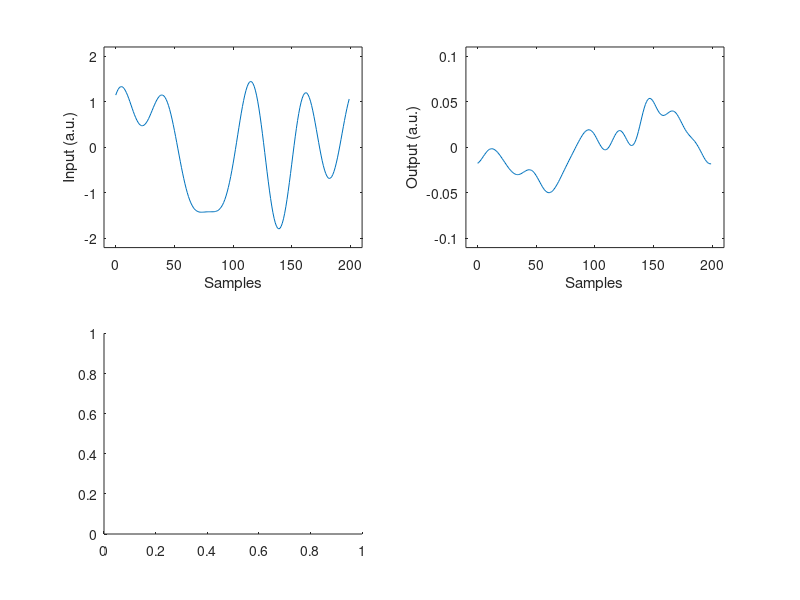

Recreate this plot in MATLAB. (Note: this script raises an error after producing the figure.)
% Chapter 5 Exercise 80
% Multisine response of a dynamic nonlinear system
%
% Copyright: 
% Johan Schoukens, Rik Pintelon, and Yves Rolain 
% Vrije Universiteit Brussels, Pleinlaan 2, 1050 Brussels, Belgium
%
% 6 December 2010

%%%%%%%%%%%%%%%%%%%%%%%%%%%%%%%%%%%%%%%%%%%%%%%%%%%%%%%%%%
%%%%%%%%%%%%%%%%%%%%%%%%%%%%%%%%%%%%%%%%%%%%%%%%%%%%%%%%%%
%                                                       %% 
% Response nonlinear dynamic system to a periodic input %%
%                                                       %%
%   System considered                                   %%
%                                                       %%
%           y'' + 0.4*y' + y = g(u, u')                 %%
%   with                                                %%
%           g(u, u') = u*u'        (even nonlinearity)  %%
%           g(u, u') = u + u^2*u'  (odd nonlinearity)   %%
%                                                       %%
%   Inputs considered                                   %%
%       1. full multisine                               %%
%       2. odd multisine                                %%
%                                                       %%
%%%%%%%%%%%%%%%%%%%%%%%%%%%%%%%%%%%%%%%%%%%%%%%%%%%%%%%%%%
%%%%%%%%%%%%%%%%%%%%%%%%%%%%%%%%%%%%%%%%%%%%%%%%%%%%%%%%%%

close all;


%%%%%%%%%%%%%%%%%%%%%%%%%%%%%%%%%%%%%%%%%%%%%%%
% definition left hand side NL dynamic system %
%%%%%%%%%%%%%%%%%%%%%%%%%%%%%%%%%%%%%%%%%%%%%%%

w0 = 1;             % resonance angular frequency
zeta = 0.2;         % damping ratio


%%%%%%%%%%%%%%%%%%%%%%%%%
% multisine excitations %
%%%%%%%%%%%%%%%%%%%%%%%%%

% basic parameters multisine
f0 = 1;                                 % frequency multisine
fs = 200;                               % sampling frequency
N = fs/f0;                              % number of points in one period
t = [0:N-1].';                          % time in samples

% full multisine with 5 components: [1:5] * f0
Uf = zeros(N, 1) + eps;                 % add eps to make the non-excited lines visible in a dB-scale
kkf = [1:5].';
Uf(kkf+1) = exp(-sqrt(-1)*pi*kkf.*(kkf-1)/length(kkf));
uf = real(ifft(Uf));
uf = uf/std(uf, 1);                        % rms value equal to one

% odd multisine with 3 components: [1, 3, 5] * f0
Uo = zeros(N, 1) + eps;                 % add eps to make the non-excited lines visible in a dB-scale
kko = [1:2:5].';
Uo(kko+1) = exp(-sqrt(-1)*pi*kko.*(kko-1)/length(kko));
uo = real(ifft(Uo));
uo = uo/std(uo, 1);                            % rms value equal to one


%%%%%%%%%%%%%%%%%%%%%%%%%%%%%%%%%%%%
% Derivative multisine excitations %
%%%%%%%%%%%%%%%%%%%%%%%%%%%%%%%%%%%%

% derivative full multisine
Uf = fft(uf);
dUf = zeros(N, 1);
dUf(kkf+1) = Uf(kkf+1).*(2*pi*f0*sqrt(-1)*kkf);
duf = 2*real(ifft(dUf));

% derivative odd multisine
Uo = fft(uo);
dUo = zeros(N, 1);
dUo(kko+1) = Uo(kko+1).*(2*pi*f0*sqrt(-1)*kko);
duo = 2*real(ifft(dUo));


%%%%%%%%%%%%%%%%%%%%%%%%%%%%%%%%%%%%%%%%%%%%%
% Response to the nonlinear dynamic systems %
%%%%%%%%%%%%%%%%%%%%%%%%%%%%%%%%%%%%%%%%%%%%%

% odd input g(u, du/dt) = u + u^2 * du/dt second order differential equation
zOf = uf + uf.^2 .* duf;                % full multisine     
ZOf = fft(zOf);
zOo = uo + uo.^2 .* duo;                % odd multisine
ZOo = fft(zOo);

% even input  g(u, du/dt) = u * du/dt second order differential equation
zEf = uf .* duf;                        % full multisine     
ZEf = fft(zEf);
zEo = uo .* duo;                        % odd multisine
ZEo = fft(zEo);

% DFT lines at which the output is calculated (frequencies do not exceed 3*f0)
kk = [0:1:20].';

% output spectra
YOf = zeros(N,1);
YOo = zeros(N,1);
YEf = zeros(N,1);
YEo = zeros(N,1);

% transfer function
G = 1 ./ polyval([1, 2*zeta*w0, w0^2], 2*pi*f0*sqrt(-1)*kk);

% odd input nonlinearity, full multisine
YOf(kk+1) = G .* ZOf(kk+1);
yOf = 2*real(ifft(YOf));
% odd input nonlinearity, odd multisine
YOo(kk+1) = G .* ZOo(kk+1);
yOo = 2*real(ifft(YOo));
% even input nonlinearity, full multisine
YEf(kk+1) = G .* ZEf(kk+1);
yEf = 2*real(ifft(YEf));
% even input nonlinearity, odd multisine
YEo(kk+1) = G .* ZEo(kk+1);
yEo = 2*real(ifft(YEo));

% selection DFT lines shown in the figures
DFTlines = [0:20];
Uf = Uf(DFTlines+1)/N + eps;             % scaling by N to obtain the Fourier coefficients
Uo = Uo(DFTlines+1)/N + eps;             % add eps to show the non-excited lines in a dB scale
YOf = YOf(DFTlines+1)/N + eps;
YOo = YOo(DFTlines+1)/N + eps;
YEf = YEf(DFTlines+1)/N + eps;
YEo = YEo(DFTlines+1)/N + eps;


%%%%%%%%%%%%%%%%%%%%
% Plot the results %
%%%%%%%%%%%%%%%%%%%%

figure(1)
subplot(221)
plot(t, uf)
axis([-10, 210, -2.2, 2.2]);
xlabel('Samples')
ylabel('Input (a.u.)')

subplot(222)
plot(t, yEf)
axis([-10, 210, -0.11, 0.11]);
xlabel('Samples')
ylabel('Output (a.u.)')

subplot(223)
plot(DFTlines, db(Uf), '+')
axis([-1, 21, -400, 200]);
xlabel('DFT line number')
ylabel('Input (dB)')

subplot(224)
plot(DFTlines, db(YEf), '+')
axis([-1, 21, -400, 200]);
xlabel('DFT line number')
ylabel('Output (dB)')

annotation('textbox',[0.2 0.8 0.05 0.2],'Color','k','String','Even Nonlinear Dynamic System - Full Multisine',...
           'FontName','Helvetica LT Std','FontSize', 12 , 'LineStyle', 'none','FitHeightToText','on',...
           'HorizontalAlignment', 'center' );

figure(2)
subplot(221)
plot(t, uo)
axis([-10, 210, -2.2, 2.2]);
xlabel('Samples')
ylabel('Input (a.u.)')

subplot(222)
plot(t, yEo)
axis([-10, 210, -0.11, 0.11]);
xlabel('Samples')
ylabel('Output (a.u.)')

subplot(223)
plot(DFTlines, db(Uo), '+')
axis([-1, 21, -400, 200]);
xlabel('DFT line number')
ylabel('Input (dB)')

subplot(224)
plot(DFTlines, db(YEo), '+')
axis([-1, 21, -400, 200]);
xlabel('DFT line number')
ylabel('Output (dB)')

annotation('textbox',[0.2 0.8 0.05 0.2],'Color','k','String','Even Nonlinear Dynamic System - Odd Multisine',...
           'FontName','Helvetica LT Std','FontSize', 12 , 'LineStyle', 'none','FitHeightToText','on',...
           'HorizontalAlignment', 'center' );

figure(3)
subplot(221)
plot(t, uf)
axis([-10, 210, -2.2, 2.2]);
xlabel('Samples')
ylabel('Input (a.u.)')

subplot(222)
plot(t, yOf)
axis([-10, 210, -0.11, 0.11]);
xlabel('Samples')
ylabel('Output (a.u.)')

subplot(223)
plot(DFTlines, db(Uf), '+')
axis([-1, 21, -400, 200]);
xlabel('DFT line number')
ylabel('Input (dB)')

subplot(224)
plot(DFTlines, db(YOf), '+')
axis([-1, 21, -400, 200]);
xlabel('DFT line number')
ylabel('Output (dB)')

annotation('textbox',[0.2 0.8 0.05 0.2],'Color','k','String','Odd Nonlinear Dynamic System - Full Multisine',...
           'FontName','Helvetica LT Std','FontSize', 12 , 'LineStyle', 'none','FitHeightToText','on',...
           'HorizontalAlignment', 'center' );

figure(4)
subplot(221)
plot(t, uo)
axis([-10, 210, -2.2, 2.2]);
xlabel('Samples')
ylabel('Input (a.u.)')

subplot(222)
plot(t, yOo)
axis([-10, 210, -0.11, 0.11]);
xlabel('Samples')
ylabel('Output (a.u.)')

subplot(223)
plot(DFTlines, db(Uo), '+')
axis([-1, 21, -400, 200]);
xlabel('DFT line number')
ylabel('Input (dB)')

subplot(224)
plot(DFTlines, db(YOo), '+')
axis([-1, 21, -400, 200]);
xlabel('DFT line number')
ylabel('Output (dB)')

annotation('textbox',[0.2 0.8 0.05 0.2],'Color','k','String','Odd Nonlinear Dynamic System - Odd Multisine',...
           'FontName','Helvetica LT Std','FontSize', 12 , 'LineStyle', 'none','FitHeightToText','on',...
           'HorizontalAlignment', 'center' );

